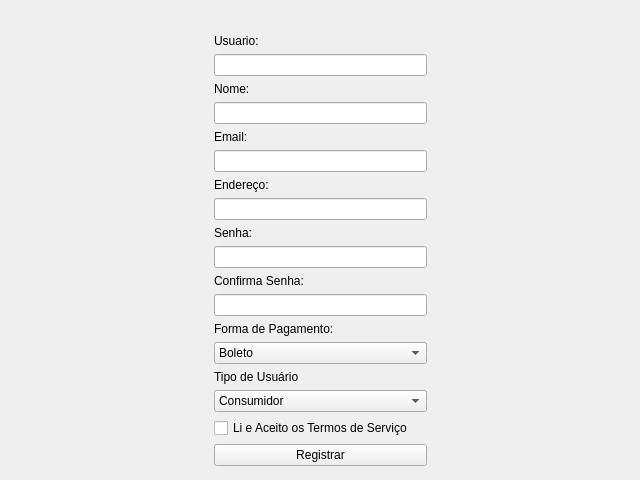
<?xml version="1.0" encoding="UTF-8"?>
<ui version="4.0">
 <class>Registrar</class>
 <widget class="QWidget" name="Registrar">
  <property name="geometry">
   <rect>
    <x>0</x>
    <y>0</y>
    <width>640</width>
    <height>480</height>
   </rect>
  </property>
  <property name="windowTitle">
   <string>Form</string>
  </property>
  <widget class="QWidget" name="">
   <property name="geometry">
    <rect>
     <x>0</x>
     <y>0</y>
     <width>641</width>
     <height>481</height>
    </rect>
   </property>
   <layout class="QVBoxLayout" name="verticalLayout">
    <item>
     <spacer name="verticalSpacer_2">
      <property name="orientation">
       <enum>Qt::Vertical</enum>
      </property>
      <property name="sizeHint" stdset="0">
       <size>
        <width>20</width>
        <height>40</height>
       </size>
      </property>
     </spacer>
    </item>
    <item>
     <widget class="QLabel" name="error_message">
      <property name="text">
       <string/>
      </property>
      <property name="alignment">
       <set>Qt::AlignCenter</set>
      </property>
     </widget>
    </item>
    <item>
     <layout class="QHBoxLayout" name="horizontalLayout">
      <item>
       <spacer name="horizontalSpacer">
        <property name="orientation">
         <enum>Qt::Horizontal</enum>
        </property>
        <property name="sizeHint" stdset="0">
         <size>
          <width>40</width>
          <height>20</height>
         </size>
        </property>
       </spacer>
      </item>
      <item>
       <layout class="QVBoxLayout" name="registrar">
        <item>
         <layout class="QVBoxLayout" name="usuario_layout">
          <item>
           <widget class="QLabel" name="usuario">
            <property name="text">
             <string>Usuario:</string>
            </property>
           </widget>
          </item>
          <item>
           <widget class="QLineEdit" name="usuario_edit"/>
          </item>
         </layout>
        </item>
        <item>
         <layout class="QVBoxLayout" name="nome_layout">
          <item>
           <widget class="QLabel" name="nome">
            <property name="text">
             <string>Nome:</string>
            </property>
           </widget>
          </item>
          <item>
           <widget class="QLineEdit" name="nome_edit"/>
          </item>
         </layout>
        </item>
        <item>
         <layout class="QVBoxLayout" name="email_layout">
          <item>
           <widget class="QLabel" name="email">
            <property name="text">
             <string>Email:</string>
            </property>
           </widget>
          </item>
          <item>
           <widget class="QLineEdit" name="email_edit"/>
          </item>
         </layout>
        </item>
        <item>
         <layout class="QVBoxLayout" name="endereco_layout">
          <item>
           <widget class="QLabel" name="endereco">
            <property name="text">
             <string>Endereço:</string>
            </property>
           </widget>
          </item>
          <item>
           <widget class="QLineEdit" name="endereco_edit"/>
          </item>
         </layout>
        </item>
        <item>
         <layout class="QVBoxLayout" name="senha_layout">
          <item>
           <widget class="QLabel" name="senha">
            <property name="text">
             <string>Senha:</string>
            </property>
           </widget>
          </item>
          <item>
           <widget class="QLineEdit" name="senha_edit">
            <property name="inputMethodHints">
             <set>Qt::ImhHiddenText|Qt::ImhNoAutoUppercase|Qt::ImhNoPredictiveText|Qt::ImhSensitiveData</set>
            </property>
            <property name="echoMode">
             <enum>QLineEdit::Password</enum>
            </property>
           </widget>
          </item>
          <item>
           <widget class="QLabel" name="senha_confirmacao">
            <property name="text">
             <string>Confirma Senha:</string>
            </property>
           </widget>
          </item>
          <item>
           <widget class="QLineEdit" name="senha_confirmacao_edit">
            <property name="inputMethodHints">
             <set>Qt::ImhHiddenText|Qt::ImhNoAutoUppercase|Qt::ImhNoPredictiveText|Qt::ImhSensitiveData</set>
            </property>
            <property name="echoMode">
             <enum>QLineEdit::Password</enum>
            </property>
           </widget>
          </item>
         </layout>
        </item>
        <item>
         <layout class="QVBoxLayout" name="formaPagamento_layout">
          <item>
           <widget class="QLabel" name="formaPagamento">
            <property name="text">
             <string>Forma de Pagamento:</string>
            </property>
           </widget>
          </item>
          <item>
           <widget class="QComboBox" name="formaPagamento_combo">
            <item>
             <property name="text">
              <string>Boleto</string>
             </property>
            </item>
            <item>
             <property name="text">
              <string>Cartão de Débito</string>
             </property>
            </item>
            <item>
             <property name="text">
              <string>Cartão de Crédito</string>
             </property>
            </item>
            <item>
             <property name="text">
              <string>Pay Pal</string>
             </property>
            </item>
           </widget>
          </item>
         </layout>
        </item>
        <item>
         <layout class="QVBoxLayout" name="tipo_layout">
          <item>
           <widget class="QLabel" name="tipo">
            <property name="text">
             <string>Tipo de Usuário</string>
            </property>
           </widget>
          </item>
          <item>
           <widget class="QComboBox" name="tipo_combo">
            <item>
             <property name="text">
              <string>Consumidor</string>
             </property>
            </item>
            <item>
             <property name="text">
              <string>Ofertante</string>
             </property>
            </item>
           </widget>
          </item>
         </layout>
        </item>
        <item>
         <widget class="QCheckBox" name="termos_servico">
          <property name="text">
           <string>Li e Aceito os Termos de Serviço</string>
          </property>
         </widget>
        </item>
        <item>
         <widget class="QPushButton" name="pushButton">
          <property name="text">
           <string>Registrar</string>
          </property>
         </widget>
        </item>
       </layout>
      </item>
      <item>
       <spacer name="horizontalSpacer_2">
        <property name="orientation">
         <enum>Qt::Horizontal</enum>
        </property>
        <property name="sizeHint" stdset="0">
         <size>
          <width>40</width>
          <height>20</height>
         </size>
        </property>
       </spacer>
      </item>
     </layout>
    </item>
    <item>
     <spacer name="verticalSpacer">
      <property name="orientation">
       <enum>Qt::Vertical</enum>
      </property>
      <property name="sizeHint" stdset="0">
       <size>
        <width>20</width>
        <height>40</height>
       </size>
      </property>
     </spacer>
    </item>
   </layout>
  </widget>
 </widget>
 <resources/>
 <connections/>
</ui>
